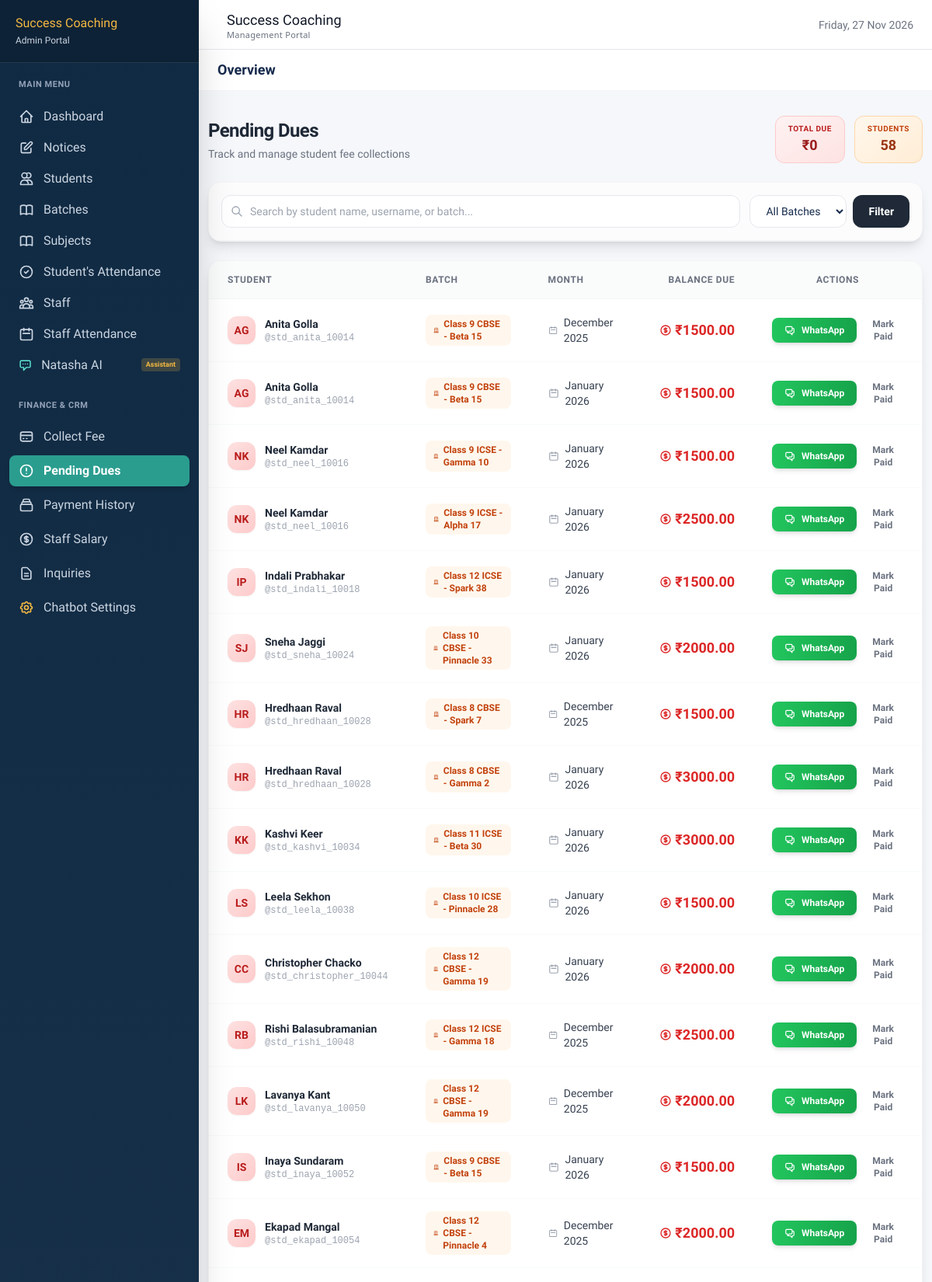
The app's page /dashboard/payments/dues/ (signed in, upper part) with its own data.
### payments/models.py (models this page shows, shortened)
class Payment(models.Model):
    STATUS_CHOICES = [
        ('paid', 'Paid'),
        ('pending', 'Pending'),
        ('partial', 'Partial'),
        ('waived', 'Waived'),
    ]
    MODE_CHOICES = [
        ('cash', 'Cash'),
        ('upi', 'UPI'),
        ('bank_transfer', 'Bank Transfer'),
        ('cheque', 'Cheque'),
    ]
    student = models.ForeignKey('students.Student', on_delete=models.CASCADE, related_name='payments')
    batch = models.ForeignKey('batches.Batch', on_delete=models.CASCADE)
    month = models.DateField()
    amount_due = models.DecimalField(max_digits=8, decimal_places=2)
    amount_paid = models.DecimalField(max_digits=8, decimal_places=2, default=0)
    status = models.CharField(max_length=10, choices=STATUS_CHOICES, default='pending')
    payment_mode = models.CharField(max_length=20, choices=MODE_CHOICES, blank=True)
    payment_date = models.DateField(null=True, blank=True)
    receipt_number = models.CharField(max_length=50, unique=True, null=True, blank=True)
    collected_by = models.ForeignKey(settings.AUTH_USER_MODEL, on_delete=models.SET_NULL, null=True)
    remarks = models.TextField(blank=True)
    class Meta:
        unique_together = ('student', 'batch', 'month')
    @property
    def balance_due(self):
        return self.amount_due - self.amount_paid

### students/models.py (models this page shows, shortened)
class Student(models.Model):
    BOARD_CHOICES = [('CBSE', 'CBSE'), ('ICSE', 'ICSE')]
    CLASS_CHOICES = [(str(i), f'Class {i}') for i in range(5, 13)]
    user = models.OneToOneField(settings.AUTH_USER_MODEL, on_delete=models.CASCADE)
    student_id = models.CharField(max_length=20, unique=True)
    date_of_birth = models.DateField()
    board = models.CharField(max_length=10, choices=BOARD_CHOICES)
    current_class = models.CharField(max_length=5, choices=CLASS_CHOICES)
    school_name = models.CharField(max_length=200)
    parent_name = models.CharField(max_length=100)
    parent_phone = models.CharField(max_length=15)
    parent_email = models.EmailField(blank=True)
    address = models.TextField()
    admission_date = models.DateField(auto_now_add=True)
    is_active = models.BooleanField(default=True)
    photo = models.ImageField(upload_to='students/', blank=True, null=True)

### accounts/models.py (models this page shows)
class User(AbstractUser):
    ROLE_CHOICES = [('admin', 'Admin'), ('staff', 'Staff'), ('student', 'Student')]
    role = models.CharField(max_length=20, choices=ROLE_CHOICES, default='student')
    phone = models.CharField(max_length=15, blank=True)
    profile_photo = models.ImageField(upload_to='profiles/', blank=True, null=True)
    created_at = models.DateTimeField(auto_now_add=True)

### batches/models.py (models this page shows, shortened)
class Batch(models.Model):
    DAYS_CHOICES = [
        ('MWF', 'Mon-Wed-Fri'),
        ('TTS', 'Tue-Thu-Sat'),
        ('DAILY', 'Daily'),
        ('WEEKEND', 'Weekend'),
    ]
    TIME_SLOT_CHOICES = [
        ('morning', 'Morning (6AM–9AM)'),
        ('afternoon', 'Afternoon (12PM–3PM)'),
        ('evening', 'Evening (4PM–7PM)'),
    ]
    batch_name = models.CharField(max_length=100)
    batch_code = models.CharField(max_length=20, unique=True)
    class_level = models.CharField(max_length=5, choices=[(str(i), f'Class {i}') for i in range(5, 13)])
    board = models.CharField(max_length=10, choices=[('CBSE', 'CBSE'), ('ICSE', 'ICSE'), ('BOTH', 'Both')])
    subjects = models.ManyToManyField(Subject, blank=True)
    teacher = models.ForeignKey('staff.Staff', on_delete=models.SET_NULL, null=True)
    students = models.ManyToManyField('students.Student', blank=True, related_name='batches')
    days = models.CharField(max_length=20, choices=DAYS_CHOICES)
    time_slot = models.CharField(max_length=20, choices=TIME_SLOT_CHOICES)
    start_time = models.TimeField()
    end_time = models.TimeField()
    start_date = models.DateField()
    max_students = models.IntegerField(default=30)
    is_active = models.BooleanField(default=True)
    room_number = models.CharField(max_length=20, blank=True)
    monthly_fee = models.DecimalField(max_digits=8, decimal_places=2)

### payments/views.py (the view)
# urls.py: path('dues/', views.dues_report, name='dues_report'),
@admin_required
def dues_report(request):
    pending_payments = Payment.objects.filter(status='pending').select_related('student__user', 'batch')
    return render(request, 'dashboard/payments/dues.html', {'pending_payments': pending_payments})

### accounts/context_processors.py (called while the page is built)
def dashboard_base(request):
    context = {}
    if not request.user.is_authenticated:
        context['base_template'] = 'base_dashboard.html'
        return context
    if request.user.role == 'staff':
        context['base_template'] = 'base_staff.html'
        context['active_notices'] = Notice.objects.filter(is_active=True)
    elif request.user.role == 'student':
        context['base_template'] = 'base_dashboard.html'
        context['active_notices'] = Notice.objects.filter(is_active=True, target_audience='all')
    else:
        context['base_template'] = 'base_dashboard.html'
        context['active_notices'] = Notice.objects.filter(is_active=True)
    return context

### templates/dashboard/payments/dues.html (shortened to what this page needs)
{% extends base_template %}
{% block content %}
<div class="max-w-7xl mx-auto px-1 sm:px-1 lg:px-1 py-6 space-y-6">
    <div class="flex flex-col sm:flex-row sm:items-center justify-between gap-4">
        <div>
            <h1 class="text-2xl font-bold text-gray-800 tracking-tight">Pending Dues</h1>
            <p class="text-sm text-gray-500 mt-1">Track and manage student fee collections</p>
        </div>
        <div class="flex gap-3">
            <div class="bg-gradient-to-br from-red-50 to-red-100 rounded-xl px-4 py-2 text-center border border-red-200">
                <p class="text-[10px] font-semibold text-red-700 uppercase tracking-wider">Total Due</p>
                <p class="text-lg font-bold text-red-800">₹{{ total_due|default:"0" }}</p>
            </div>
            <div class="bg-gradient-to-br from-orange-50 to-orange-100 rounded-xl px-4 py-2 text-center border border-orange-200">
                <p class="text-[10px] font-semibold text-orange-700 uppercase tracking-wider">Students</p>
                <p class="text-lg font-bold text-orange-800">{{ pending_payments|length }}</p>
            </div>
        </div>
    </div>
    <div class="bg-white rounded-2xl shadow-lg border border-gray-100 overflow-hidden">
        <div class="p-4 border-b border-gray-100 bg-gray-50/50">
            <form method="GET" class="flex flex-col sm:flex-row gap-3">
                <div class="flex-1 relative">
                    <svg class="absolute left-3 top-1/2 transform -translate-y-1/2 w-4 h-4 text-gray-400" fill="none" stroke="currentColor" viewBox="0 0 24 24">
                        <path stroke-linecap="round" stroke-linejoin="round" stroke-width="2" d="M21 21l-6-6m2-5a7 7 0 11-14 0 7 7 0 0114 0z"></path>
                    </svg>
                    <input type="text" name="search" value="{{ search_query }}"
                           placeholder="Search by student name, username, or batch..."
                           class="w-full pl-9 pr-4 py-2.5 border border-gray-200 rounded-xl text-sm focus:ring-2 focus:ring-primary/20 focus:border-primary outline-none transition-all duration-200 bg-white">
                </div>
                <div class="flex gap-2">
                    <select name="batch"
                            class="px-4 py-2.5 border border-gray-200 rounded-xl text-sm focus:ring-2 focus:ring-primary/20 focus:border-primary outline-none bg-white">
                        <option value="">All Batches</option>
                    </select>
                    <button type="submit"
                            class="px-5 py-2.5 bg-gray-800 text-white rounded-xl text-sm font-semibold hover:bg-gray-900 transition-all duration-200 shadow-sm hover:shadow-md">
                        Filter
                    </button>
                </div>
            </form>
        </div>
    </div>
    <div class="hidden lg:block bg-white rounded-2xl shadow-lg border border-gray-100 overflow-hidden">
        <div class="overflow-x-auto">
            <table class="w-full text-left border-collapse">
                <thead>
                    <tr class="bg-gray-50/80 text-gray-500 text-xs uppercase tracking-wider border-b border-gray-100">
                        <th class="px-6 py-4 font-semibold">Student</th>
                        <th class="px-6 py-4 font-semibold">Batch</th>
                        <th class="px-6 py-4 font-semibold">Month</th>
                        <th class="px-6 py-4 font-semibold text-right">Balance Due</th>
                        <th class="px-6 py-4 font-semibold text-center w-40">Actions</th>
                    </tr>
                </thead>
                <tbody class="text-sm divide-y divide-gray-50">
                    {% for payment in pending_payments %}
                    <tr class="group hover:bg-gradient-to-r hover:from-red-50/30 hover:to-transparent transition-all duration-200">
                        <td class="px-6 py-4">
                            <div class="flex items-center gap-3">
                                <div class="w-9 h-9 rounded-xl bg-gradient-to-br from-red-100 to-red-200 flex items-center justify-center text-red-700 text-sm font-bold shadow-sm">
                                    {{ payment.student.user.first_name|first|upper }}{{ payment.student.user.last_name|first|upper }}
                                </div>
                                <div>
                                    <p class="font-semibold text-gray-800">{{ payment.student.user.get_full_name }}</p>
                                    <p class="text-xs text-gray-400 font-mono">@{{ payment.student.user.username }}</p>
                                </div>
                            </div>
                        </td>
                        <td class="px-6 py-4">
                            <span class="inline-flex items-center gap-1.5 bg-orange-50 text-orange-700 px-2.5 py-1 rounded-lg text-xs font-semibold">
                                <svg class="w-3 h-3" fill="none" stroke="currentColor" viewBox="0 0 24 24">
                                    <path stroke-linecap="round" stroke-linejoin="round" stroke-width="2" d="M19 21V5a2 2 0 00-2-2H7a2 2 0 00-2 2v16m14 0h2m-2 0h-5m-9 0H3m2 0h5M9 7h1m-1 4h1m4-4h1m-1 4h1m-5 10v-5a1 1 0 011-1h2a1 1 0 011 1v5m-4 0h4"></path>
                                </svg>
                                {{ payment.batch.batch_name }}
                            </span>
                        </td>
                        <td class="px-6 py-4">
                            <div class="flex items-center gap-2">
                                <svg class="w-4 h-4 text-gray-400" fill="none" stroke="currentColor" viewBox="0 0 24 24">
                                    <path stroke-linecap="round" stroke-linejoin="round" stroke-width="2" d="M8 7V3m8 4V3m-9 8h10M5 21h14a2 2 0 002-2V7a2 2 0 00-2-2H5a2 2 0 00-2 2v12a2 2 0 002 2z"></path>
                                </svg>
                                <span class="font-medium text-gray-700">{{ payment.month|date:"F Y" }}</span>
                            </div>
                        </td>
                        <td class="px-6 py-4 text-right">
                            <span class="inline-flex items-center gap-1 font-bold text-red-600 text-lg">
                                ₹{{ payment.balance_due }}
                            </span>
                        </td>
                        <td class="px-6 py-4 text-center">
                            <div class="flex items-center justify-center gap-2">
                                <a href="https://wa.me/91{{ payment.student.parent_phone }}?text=Dear%20Parent%2C%20this%20is%20a%20gentle%20reminder%20that%20the%20fee%20of%20Rs.%20{{ payment.balance_due }}%20for%20{{ payment.month|date:'F' }}%20is%20still%20pending.%20Kindly%20make%20the%20payment%20at%20the%20earliest.%20Thank%20you."
                                   target="_blank"
                                   class="group relative inline-flex items-center gap-2 px-4 py-2 bg-gradient-to-r from-green-500 to-green-600 text-white rounded-lg text-xs font-semibold hover:from-green-600 hover:to-green-700 transition-all duration-200 shadow-md hover:shadow-lg">
                                    WhatsApp
                                </a>
                                <button onclick="markAsPaid({{ payment.id }})"
                                        class="px-3 py-2 text-gray-500 hover:text-green-600 font-semibold text-xs rounded-lg hover:bg-green-50 transition-all duration-200">
                                    Mark Paid
                                </button>
                            </div>
                        </td>
                    </tr>
                    {% endfor %}
                </tbody>
            </table>
        </div>
    </div>
</div>
{% endblock %}

### templates/base_dashboard.html (style rules this page uses)
body { font-family: 'Hind', sans-serif; color: #172B4D; background-color: #F5F7FA; }

### records on screen
Payment: student.user.first_name|first "A", student.user.last_name|first "G", student.user.get_full_name "Anita Golla", student.user.username "std_anita_10014", batch.batch_name "Class 9 CBSE - Beta 15", month "December 2025", balance_due "1500.00"
Payment: student.user.first_name|first "A", student.user.last_name|first "G", student.user.get_full_name "Anita Golla", student.user.username "std_anita_10014", batch.batch_name "Class 9 CBSE - Beta 15", month "January 2026", balance_due "1500.00"
Payment: student.user.first_name|first "N", student.user.last_name|first "K", student.user.get_full_name "Neel Kamdar", student.user.username "std_neel_10016", batch.batch_name "Class 9 ICSE - Gamma 10", month "January 2026", balance_due "1500.00"
Payment: student.user.first_name|first "N", student.user.last_name|first "K", student.user.get_full_name "Neel Kamdar", student.user.username "std_neel_10016", batch.batch_name "Class 9 ICSE - Alpha 17", month "January 2026", balance_due "2500.00"
Payment: student.user.first_name|first "I", student.user.last_name|first "P", student.user.get_full_name "Indali Prabhakar", student.user.username "std_indali_10018", batch.batch_name "Class 12 ICSE - Spark 38", month "January 2026", balance_due "1500.00"
Payment: student.user.first_name|first "S", student.user.last_name|first "J", student.user.get_full_name "Sneha Jaggi", student.user.username "std_sneha_10024", batch.batch_name "Class 10 CBSE - Pinnacle 33", month "January 2026", balance_due "2000.00"
Payment: student.user.first_name|first "H", student.user.last_name|first "R", student.user.get_full_name "Hredhaan Raval", student.user.username "std_hredhaan_10028", batch.batch_name "Class 8 CBSE - Spark 7", month "December 2025", balance_due "1500.00"
Payment: student.user.first_name|first "H", student.user.last_name|first "R", student.user.get_full_name "Hredhaan Raval", student.user.username "std_hredhaan_10028", batch.batch_name "Class 8 CBSE - Gamma 2", month "January 2026", balance_due "3000.00"
Payment: student.user.first_name|first "K", student.user.last_name|first "K", student.user.get_full_name "Kashvi Keer", student.user.username "std_kashvi_10034", batch.batch_name "Class 11 ICSE - Beta 30", month "January 2026", balance_due "3000.00"
Payment: student.user.first_name|first "L", student.user.last_name|first "S", student.user.get_full_name "Leela Sekhon", student.user.username "std_leela_10038", batch.batch_name "Class 10 ICSE - Pinnacle 28", month "January 2026", balance_due "1500.00"
Payment: student.user.first_name|first "C", student.user.last_name|first "C", student.user.get_full_name "Christopher Chacko", student.user.username "std_christopher_10044", batch.batch_name "Class 12 CBSE - Gamma 19", month "January 2026", balance_due "2000.00"
Payment: student.user.first_name|first "R", student.user.last_name|first "B", student.user.get_full_name "Rishi Balasubramanian", student.user.username "std_rishi_10048", batch.batch_name "Class 12 ICSE - Gamma 18", month "December 2025", balance_due "2500.00"
Payment: student.user.first_name|first "L", student.user.last_name|first "K", student.user.get_full_name "Lavanya Kant", student.user.username "std_lavanya_10050", batch.batch_name "Class 12 CBSE - Gamma 19", month "December 2025", balance_due "2000.00"
Payment: student.user.first_name|first "I", student.user.last_name|first "S", student.user.get_full_name "Inaya Sundaram", student.user.username "std_inaya_10052", batch.batch_name "Class 9 CBSE - Beta 15", month "January 2026", balance_due "1500.00"
Payment: student.user.first_name|first "E", student.user.last_name|first "M", student.user.get_full_name "Ekapad Mangal", student.user.username "std_ekapad_10054", batch.batch_name "Class 12 CBSE - Pinnacle 4", month "December 2025", balance_due "2000.00"

### other values on screen
{{ total_due|default:"0" }} "0"
{{ pending_payments|length }} "58"
